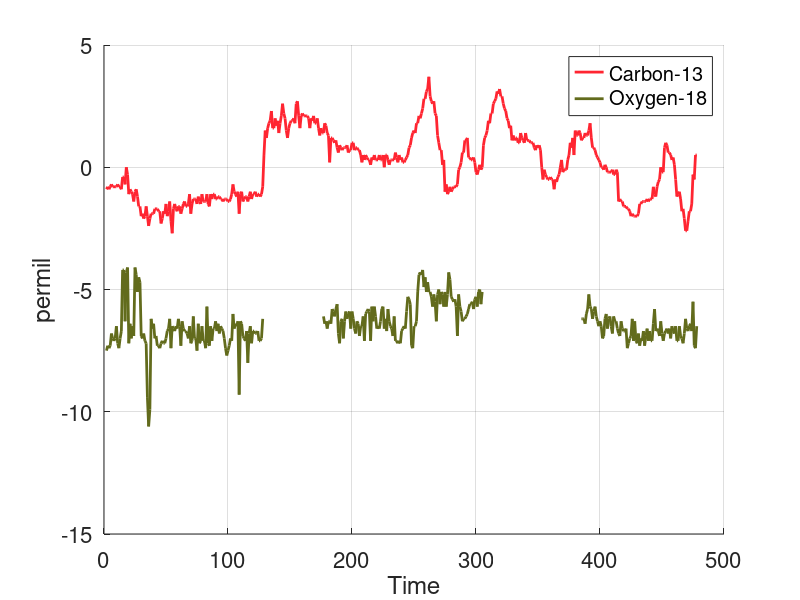
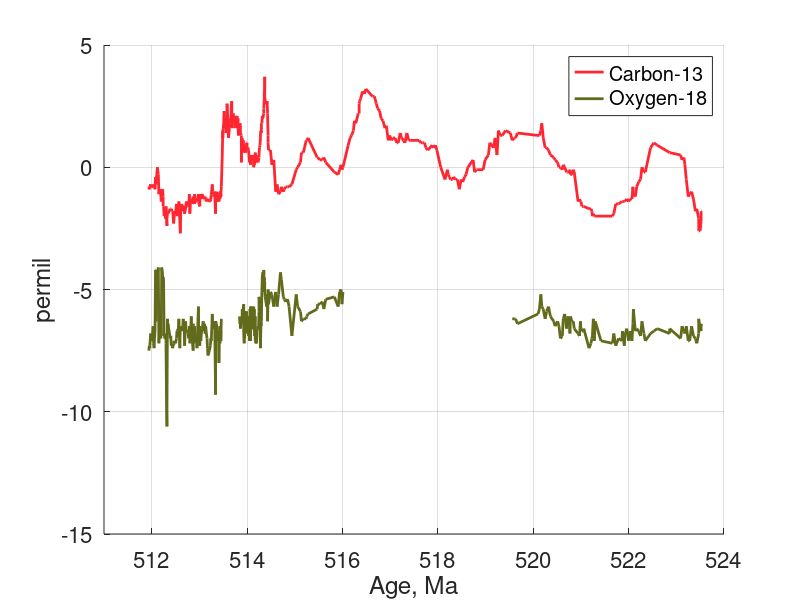
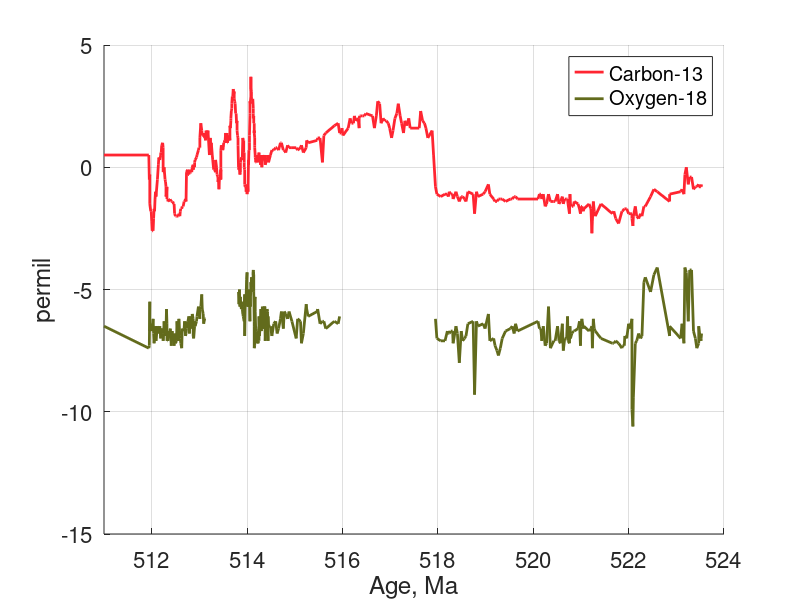

Write the MATLAB code that produced these figures, in order.
% 2026-04-20
% 2019 He etal
% Table S5

d13Clong = [
NaN
-0.9
-0.8
-0.9
-0.8
-0.7
-0.8
-0.8
-0.8
-0.8
-0.7
-0.8
-0.8
-0.9
-0.4
-0.4
-0.7
0.0
-0.3
-1.1
-0.9
-1.0
-1.1
-1.4
-1.0
-0.9
-1.2
-1.6
-1.6
-2.0
-1.9
-2.1
-2.0
-1.6
-2.0
-2.4
-2.1
-1.9
-1.9
-1.9
-1.7
-1.7
-1.7
-1.8
-1.8
-2.3
-2.1
-1.8
-1.9
-1.5
-2.0
-1.8
-1.4
-2.2
-2.7
-1.7
-1.5
-1.7
-1.8
-1.6
-1.6
-1.9
-1.7
-1.5
-1.4
-1.6
-1.6
-1.5
-1.1
-1.9
-1.5
-1.3
-1.3
-1.3
-1.5
-1.2
-1.4
-1.5
-1.1
-1.4
-1.4
-1.4
-1.1
-1.5
-1.6
-1.1
-1.3
-1.1
-1.1
-1.3
-1.3
-1.2
-1.2
-1.3
-1.3
-1.4
-1.3
-1.3
-1.3
-1.4
-1.4
-1.3
-1.1
-0.7
-1.0
-1.1
-1.2
-1.0
-1.9
-1.1
-1.0
-1.4
-1.3
-1.2
-1.2
-1.4
-1.2
-1.0
-1.3
-1.1
-1.1
-1.0
-1.2
-1.1
-1.1
-1.2
-1.1
-0.8
0.5
1.5
1.2
1.6
1.8
1.9
2.3
1.6
1.6
2.0
1.7
1.9
1.4
1.8
2.1
2.6
2.2
2.0
1.5
1.2
1.6
1.8
1.9
1.9
2.0
1.8
2.6
2.7
2.1
1.6
2.1
2.2
2.1
2.1
2.1
2.1
2.0
1.6
2.0
1.9
2.1
1.8
1.8
2.0
1.6
1.3
1.6
1.4
1.4
1.8
1.7
1.4
1.3
0.2
1.2
1.2
1.1
1.0
1.1
0.8
0.6
0.9
0.8
0.7
0.8
0.8
0.8
0.9
0.6
0.7
0.7
1.0
1.0
0.7
0.8
0.8
0.7
0.7
0.5
0.2
0.5
0.3
0.5
0.4
0.3
0.3
0.1
0.4
0.3
0.5
0.3
0.3
0.3
0.5
0.3
0.3
0.5
0.0
0.5
0.5
0.3
0.1
0.3
0.3
0.3
0.3
0.6
0.4
0.2
0.5
0.3
0.4
0.2
0.2
0.3
0.4
0.5
0.8
0.9
1.2
1.4
1.5
1.4
1.8
1.8
2.1
2.0
2.2
2.4
2.8
2.8
3.1
3.2
3.7
2.9
2.7
2.6
2.7
2.2
2.1
1.3
1.0
0.7
0.7
0.1
0.3
-1.0
-0.7
-1.1
-1.0
-0.8
-1.0
-0.9
-0.8
-0.8
-0.8
-0.7
-0.1
0.0
0.2
0.6
0.6
1.1
1.1
1.2
0.4
0.4
0.3
0.3
0.4
0.2
-0.2
-0.3
-0.1
0.1
-0.1
0.0
0.9
1.2
1.3
1.5
1.9
1.8
2.2
2.2
2.6
2.7
2.8
3.1
3.0
3.2
2.9
2.9
2.6
2.4
2.3
2.0
1.9
1.6
1.7
1.1
1.3
1.1
1.2
1.2
1.0
1.0
1.4
1.2
1.1
1.0
1.4
1.1
1.1
1.1
1.0
1.0
1.0
0.8
0.7
0.9
0.8
0.9
0.7
0.0
-0.5
-0.1
-0.3
-0.4
-0.5
-0.5
-0.4
-0.5
-0.5
-0.9
-0.5
-0.6
-0.4
-0.3
0.0
0.3
-0.2
-0.1
-0.1
-0.1
0.3
0.5
1.0
0.8
1.2
0.5
1.5
1.3
1.3
1.5
1.4
1.1
1.2
1.2
1.4
1.3
1.3
1.5
1.8
1.2
0.8
0.8
0.7
0.5
0.4
0.3
0.2
0.0
0.0
-0.1
0.1
0.0
-0.2
-0.2
-0.2
-0.2
-0.1
-0.3
-0.3
-0.1
-0.2
-1.4
-1.3
-1.4
-1.4
-1.6
-1.6
-1.6
-1.7
-1.7
-1.8
-2.0
-1.9
-2.0
-2.0
-2.0
-2.0
-1.9
-1.5
-1.5
-1.4
-1.4
-1.4
-1.4
-1.3
-1.4
-1.3
-1.3
-1.3
-0.8
-1.1
-1.2
-0.8
-0.6
-0.5
0.0
-0.2
-0.2
0.8
1.0
0.9
0.6
0.6
0.5
0.3
0.4
0.1
-0.5
-1.2
-1.1
-1.0
-1.3
-1.8
-1.7
-2.1
-2.6
-2.6
-2.2
-1.8
-1.8
-1.5
-0.3
-0.5
0.5
0.5
]

d18Olong = [
NaN
-7.5
-7.3
-7.4
-7.3
-6.8
-7.0
-7.1
-7.0
-6.5
-7.2
-7.4
-7.0
-6.7
-4.2
-4.2
-6.3
-4.3
-4.1
-7.2
-6.4
-7.0
-6.5
-6.9
-4.1
-4.4
-5.1
-4.5
-4.7
-6.9
-7.0
-6.8
-7.1
-7.2
-9.4
-10.6
-9.9
-6.2
-6.6
-6.4
-7.0
-6.9
-7.3
-7.3
-7.4
-7.2
-7.1
-7.2
-7.2
-7.0
-6.7
-6.6
-6.2
-7.4
-6.5
-6.6
-6.7
-6.5
-6.6
-6.2
-6.5
-7.3
-6.3
-6.6
-6.7
-6.7
-6.8
-7.0
-6.5
-7.2
-7.1
-6.1
-7.0
-7.0
-7.5
-6.4
-7.2
-7.1
-6.5
-7.1
-7.1
-7.4
-5.7
-7.2
-7.3
-6.5
-7.1
-6.6
-6.6
-6.3
-6.7
-6.4
-6.8
-6.5
-6.6
-6.7
-7.0
-7.4
-7.7
-7.5
-7.3
-7.0
-7.1
-6.0
-6.6
-6.4
-6.5
-6.3
-9.3
-6.3
-6.4
-6.9
-7.0
-7.1
-6.7
-8.0
-6.8
-6.5
-7.2
-6.7
-6.7
-6.8
-6.8
-6.7
-7.1
-7.1
-7.0
-6.2
NaN
NaN
NaN
NaN
NaN
NaN
NaN
NaN
NaN
NaN
NaN
NaN
NaN
NaN
NaN
NaN
NaN
NaN
NaN
NaN
NaN
NaN
NaN
NaN
NaN
NaN
NaN
NaN
NaN
NaN
NaN
NaN
NaN
NaN
NaN
NaN
NaN
NaN
NaN
NaN
NaN
NaN
NaN
NaN
NaN
NaN
NaN
NaN
-6.1
-6.4
-6.3
-6.6
-6.3
-6.3
-6.4
-5.8
-5.9
-6.1
-5.8
-5.6
-6.8
-7.2
-6.3
-6.2
-7.0
-6.3
-5.9
-6.2
-6.0
-5.9
-6.6
-5.9
-6.2
-6.6
-6.8
-6.3
-6.4
-6.9
-6.5
-6.5
-6.1
-7.1
-6.0
-5.9
-5.8
-5.9
-7.1
-5.7
-6.3
-5.7
-6.1
-6.6
-6.5
-6.6
-6.3
-5.8
-5.7
-6.6
-6.2
-6.7
-5.8
-6.3
-6.5
-6.6
-6.9
-6.1
-7.1
-7.1
-7.2
-7.1
-7.2
-6.7
-6.6
-6.5
-6.6
-5.9
-5.3
-5.4
-5.6
-7.3
-7.4
-6.5
-6.5
-6.3
-5.1
-4.4
-4.3
-4.4
-4.2
-4.9
-4.5
-5.1
-4.7
-5.1
-5.1
-5.3
-5.7
-5.2
-5.5
-6.3
-5.2
-5.0
-5.6
-5.1
-5.2
-5.7
-5.1
-5.7
-5.2
-4.3
-4.6
-5.3
-5.4
-5.5
-5.4
-5.7
-6.9
-5.2
-5.7
-5.9
-6.3
-6.2
-6.2
-6.1
-6.0
-5.8
-5.6
-5.6
-5.5
-5.8
-5.4
-5.3
-5.7
-5.1
-5.0
-5.6
-5.1
NaN
NaN
NaN
NaN
NaN
NaN
NaN
NaN
NaN
NaN
NaN
NaN
NaN
NaN
NaN
NaN
NaN
NaN
NaN
NaN
NaN
NaN
NaN
NaN
NaN
NaN
NaN
NaN
NaN
NaN
NaN
NaN
NaN
NaN
NaN
NaN
NaN
NaN
NaN
NaN
NaN
NaN
NaN
NaN
NaN
NaN
NaN
NaN
NaN
NaN
NaN
NaN
NaN
NaN
NaN
NaN
NaN
NaN
NaN
NaN
NaN
NaN
NaN
NaN
NaN
NaN
NaN
NaN
NaN
NaN
NaN
NaN
NaN
NaN
NaN
NaN
NaN
NaN
NaN
-6.2
-6.2
-6.2
-6.4
-6.0
-5.8
-5.2
-5.7
-5.8
-6.2
-5.9
-5.7
-6.1
-6.3
-6.5
-6.3
-6.5
-7.0
-6.9
-6.2
-6.0
-6.6
-6.2
-6.1
-6.5
-6.8
-6.1
-6.3
-6.3
-6.6
-6.8
-6.9
-6.3
-6.6
-6.7
-6.7
-6.6
-7.4
-7.2
-7.0
-6.9
-6.2
-7.1
-6.3
-7.1
-7.2
-6.8
-7.3
-7.0
-7.1
-6.7
-7.3
-6.9
-6.6
-7.1
-6.7
-7.1
-7.1
-6.4
-5.8
-6.7
-6.6
-6.7
-6.9
-6.3
-6.8
-7.1
-6.8
-6.7
-6.6
-6.8
-6.6
-7.0
-6.5
-6.7
-6.8
-6.5
-7.1
-7.1
-6.5
-6.9
-7.0
-7.2
-6.8
-6.2
-6.6
-6.7
-6.5
-6.4
-6.7
-5.5
-7.3
-7.4
-6.5
]

OxfordBlue = [0, .33, .71]
RoyalMail = 4.58*[0.218, .032, 0.042]
Pantone = 3*[0.128, 0.140, 0.036]

figure
hold on
hC = plot(d13Clong, '-k')
set (hC, 'linewidth', 2);
set (hC, 'color', RoyalMail);
hO = plot(d18Olong, '-b')
set (hO, 'linewidth', 2);
set (hO, 'color', Pantone);

##figure
##hold on
##h1 = errorbar (BalmerData(:,6), BalmerExp-BalmerRitz, BalmerExpErrors,".b");
##set (h1, 'linewidth', 2);
##set (h1, 'color', RoyalMail);
##h2 = errorbar (BalmerData(:,6), BalmerRitz-BalmerRitz, BalmerRitzErrors,".r");
##set (h2, 'linewidth', 2);
##set (h2, 'color', Pantone);

lgd12 = legend([hC hO], ...
  {'Carbon-13', 'Oxygen-18'})
set(lgd12, 'location', 'northeast')
set(lgd12, 'fontsize', 16)

set(gca, 'fontsize', 16)
grid on

xlabel('Time')
ylabel('permil')

figure_name_out=strcat('Carbon-13 Oxygen-18','.png')
print('-dpng', '-r300', figure_name_out), pwd

AgeMa= [
511.00
511.94
511.95
511.96
511.96
511.98
511.99
512.00
512.01
512.03
512.04
512.05
512.06
512.07
512.08
512.09
512.09
512.12
512.14
512.15
512.17
512.19
512.19
512.20
512.21
512.23
512.24
512.24
512.25
512.26
512.28
512.29
512.30
512.30
512.31
512.32
512.32
512.33
512.34
512.34
512.39
512.40
512.41
512.43
512.44
512.46
512.47
512.48
512.50
512.52
512.53
512.56
512.57
512.59
512.60
512.61
512.63
512.64
512.65
512.66
512.68
512.69
512.71
512.72
512.73
512.75
512.76
512.78
512.79
512.80
512.81
512.83
512.84
512.85
512.87
512.87
512.88
512.90
512.90
512.91
512.94
512.95
512.98
512.99
513.01
513.01
513.03
513.05
513.06
513.08
513.09
513.11
513.12
513.13
513.14
513.14
513.16
513.17
513.18
513.21
513.23
513.24
513.25
513.27
513.28
513.30
513.31
513.32
513.34
513.34
513.36
513.37
513.39
513.39
513.40
513.41
513.42
513.43
513.43
513.44
513.44
513.44
513.44
513.45
513.45
513.45
513.45
513.46
513.48
513.49
513.49
513.50
513.51
513.51
513.52
513.53
513.54
513.54
513.55
513.56
513.56
513.57
513.58
513.58
513.59
513.60
513.60
513.61
513.63
513.64
513.64
513.65
513.66
513.66
513.67
513.68
513.68
513.69
513.70
513.71
513.72
513.73
513.73
513.74
513.75
513.76
513.77
513.78
513.79
513.79
513.80
513.81
513.81
513.82
513.83
513.84
513.84
513.85
513.86
513.86
513.88
513.88
513.89
513.90
513.90
513.91
513.92
513.93
513.93
513.94
513.94
513.94
513.95
513.95
513.96
513.96
513.97
513.98
513.98
513.99
514.00
514.00
514.01
514.02
514.03
514.03
514.04
514.05
514.05
514.05
514.06
514.06
514.06
514.07
514.07
514.08
514.08
514.08
514.09
514.09
514.12
514.13
514.13
514.13
514.14
514.14
514.15
514.15
514.15
514.15
514.16
514.16
514.16
514.17
514.17
514.18
514.18
514.19
514.20
514.21
514.22
514.23
514.24
514.25
514.25
514.26
514.27
514.28
514.28
514.29
514.30
514.30
514.31
514.32
514.33
514.35
514.35
514.36
514.36
514.36
514.37
514.37
514.37
514.38
514.41
514.42
514.43
514.43
514.44
514.44
514.45
514.49
514.52
514.56
514.60
514.63
514.66
514.70
514.72
514.76
514.78
514.81
514.85
514.88
514.94
515.03
515.06
515.12
515.14
515.18
515.24
515.25
515.28
515.47
515.48
515.53
515.58
515.61
515.65
515.83
515.91
515.94
515.97
515.99
516.01
516.12
516.16
516.19
516.23
516.25
516.28
516.33
516.35
516.35
516.36
516.38
516.42
516.46
516.49
516.63
516.67
516.71
516.74
516.78
516.81
516.85
516.89
516.92
516.96
516.99
517.03
517.06
517.10
517.14
517.17
517.21
517.24
517.28
517.31
517.35
517.39
517.42
517.61
517.64
517.68
517.72
517.75
517.79
517.88
517.91
517.95
517.98
518.06
518.15
518.20
518.22
518.24
518.27
518.31
518.32
518.38
518.41
518.45
518.49
518.52
518.56
518.59
518.63
518.74
518.77
518.81
518.84
518.95
518.99
519.06
519.09
519.17
519.20
519.24
519.27
519.31
519.35
519.42
519.52
519.56
519.60
519.63
519.67
520.10
520.13
520.16
520.18
520.21
520.25
520.28
520.32
520.36
520.43
520.46
520.51
520.54
520.57
520.61
520.63
520.66
520.70
520.72
520.73
520.76
520.77
520.78
520.81
520.84
520.86
520.94
520.97
520.99
521.00
521.02
521.05
521.06
521.17
521.21
521.23
521.24
521.26
521.28
521.30
521.42
521.66
521.69
521.73
521.79
521.86
521.87
521.91
521.92
521.96
522.00
522.03
522.07
522.07
522.09
522.10
522.14
522.17
522.21
522.25
522.28
522.32
522.35
522.46
522.53
522.60
522.86
522.86
523.09
523.12
523.16
523.18
523.21
523.25
523.28
523.32
523.36
523.40
523.43
523.47
523.47
523.50
523.52
523.52
523.53
NaN
NaN
NaN
NaN
NaN
]

figure
hold on
hC = plot(AgeMa, d13Clong, '-k')
set (hC, 'linewidth', 2);
set (hC, 'color', RoyalMail);
hO = plot(AgeMa, d18Olong, '-b')
set (hO, 'linewidth', 2);
set (hO, 'color', Pantone);

##figure
##hold on
##h1 = errorbar (BalmerData(:,6), BalmerExp-BalmerRitz, BalmerExpErrors,".b");
##set (h1, 'linewidth', 2);
##set (h1, 'color', RoyalMail);
##h2 = errorbar (BalmerData(:,6), BalmerRitz-BalmerRitz, BalmerRitzErrors,".r");
##set (h2, 'linewidth', 2);
##set (h2, 'color', Pantone);

lgd12 = legend([hC hO], ...
  {'Carbon-13', 'Oxygen-18'})
set(lgd12, 'location', 'northeast')
set(lgd12, 'fontsize', 16)

set(gca, 'fontsize', 16)
grid on
xlim([511 524])

xlabel('Age, Ma')
ylabel('permil')

figure_name_out=strcat('Age Carbon-13 Oxygen-18','.png')
print('-dpng', '-r300', figure_name_out), pwd

%%%%%%%%%%%%%%%%%%%%%%%%%%%%%%%%%%%%%%%%%%%%%%%%%%%%%%%%%%%%%%%%%%%%%%%%%%%%%%%%

figure
hold on
hC = plot(AgeMa(end:-1:1), d13Clong, '-k')
set (hC, 'linewidth', 2);
set (hC, 'color', RoyalMail);
hO = plot(AgeMa(end:-1:1), d18Olong, '-b')
set (hO, 'linewidth', 2);
set (hO, 'color', Pantone);

##figure
##hold on
##h1 = errorbar (BalmerData(:,6), BalmerExp-BalmerRitz, BalmerExpErrors,".b");
##set (h1, 'linewidth', 2);
##set (h1, 'color', RoyalMail);
##h2 = errorbar (BalmerData(:,6), BalmerRitz-BalmerRitz, BalmerRitzErrors,".r");
##set (h2, 'linewidth', 2);
##set (h2, 'color', Pantone);

lgd12 = legend([hC hO], ...
  {'Carbon-13', 'Oxygen-18'})
set(lgd12, 'location', 'northeast')
set(lgd12, 'fontsize', 16)

set(gca, 'fontsize', 16)
grid on
xlim([511 524])

xlabel('Age, Ma')
ylabel('permil')

figure_name_out=strcat('Age Carbon-13 Oxygen-18','.png')
print('-dpng', '-r300', figure_name_out), pwd
